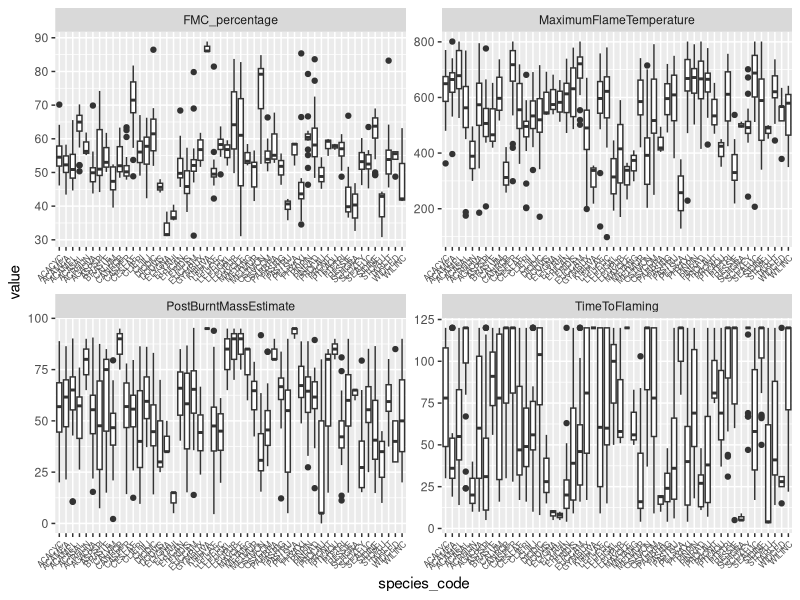
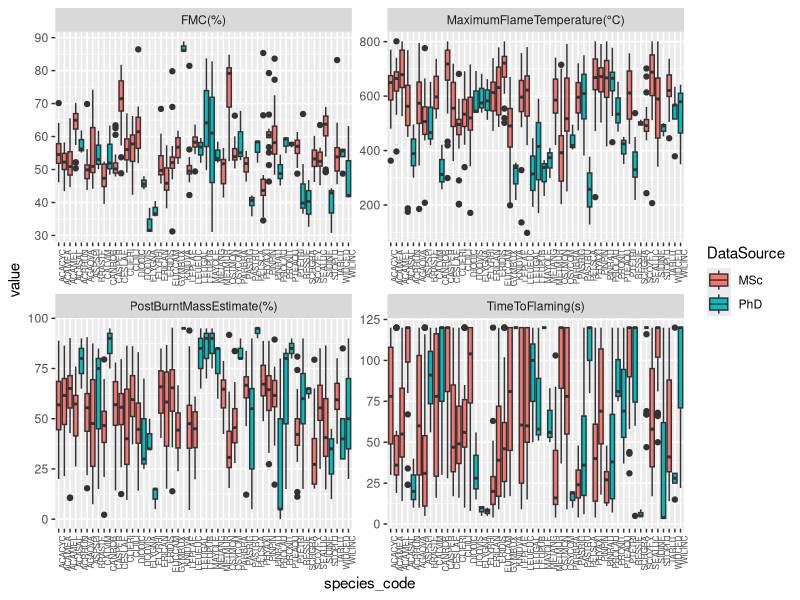
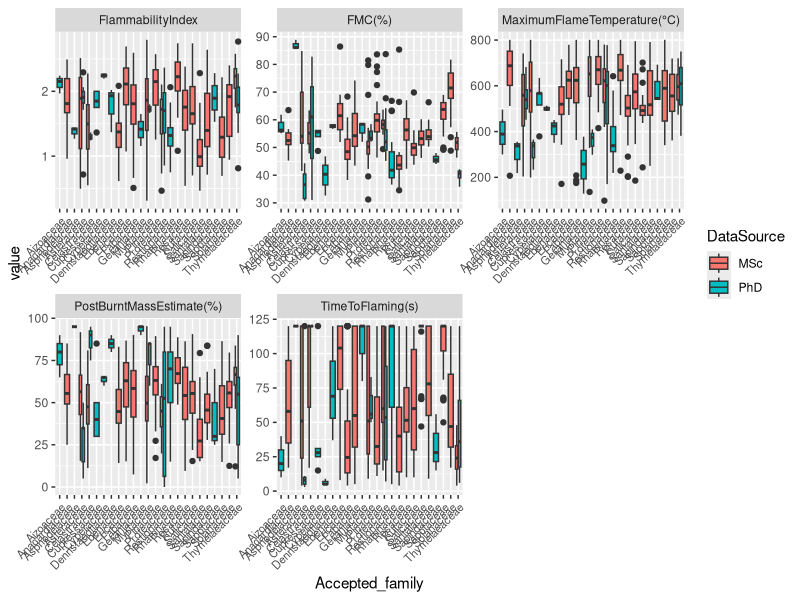
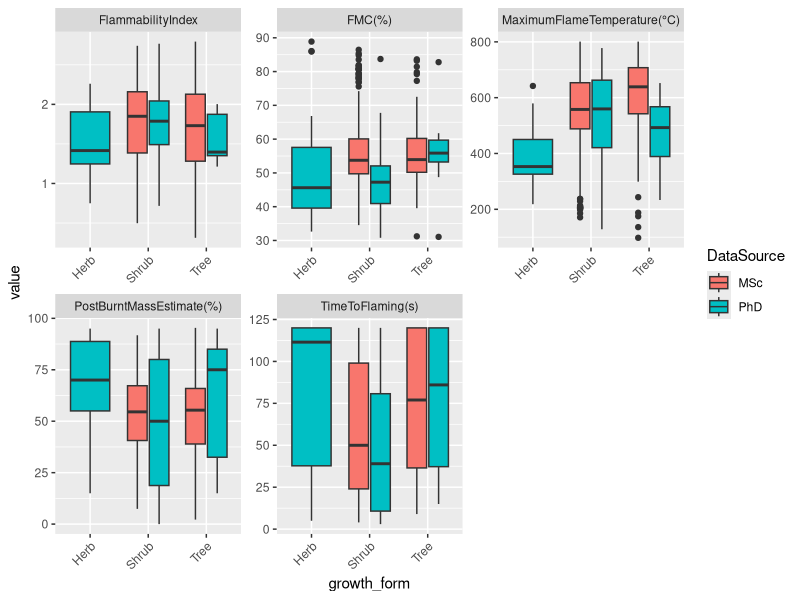
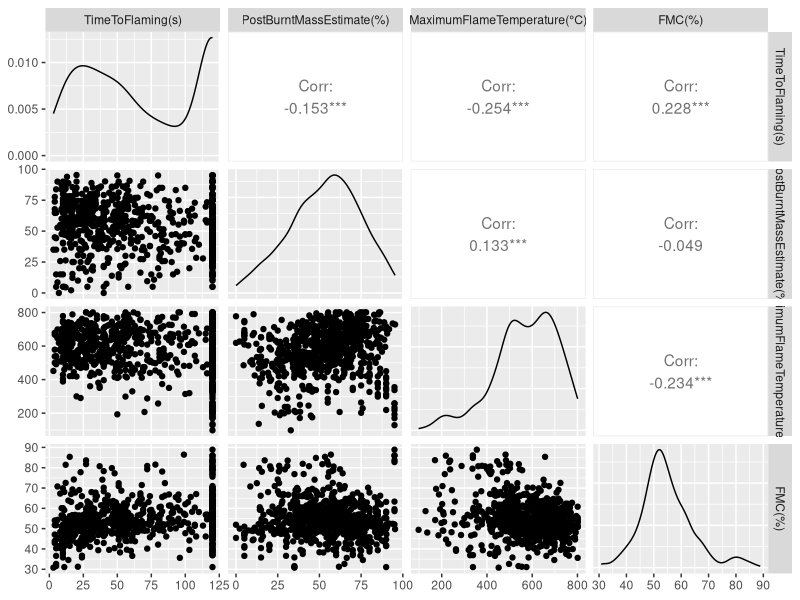
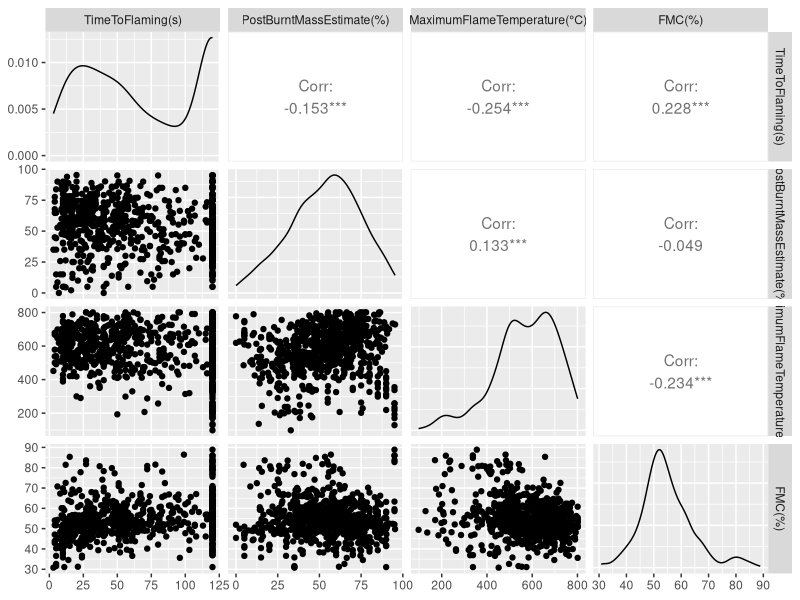
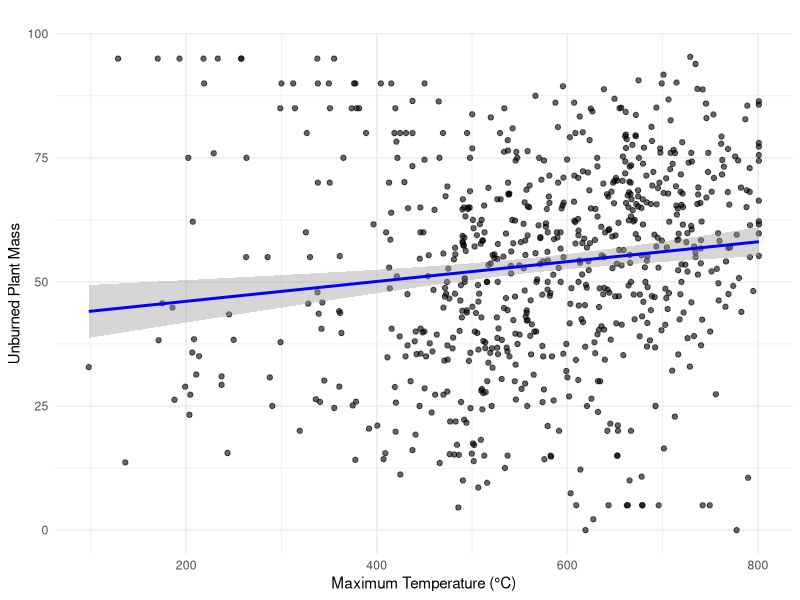

Generate these figures, in order, with R:
##
###
#packages
library(tidyverse)
library(readxl) 
library(GGally)
library(hms)

#reads data
#Loads the Excel file
#Cleans and reshapes the data
#Plots faceted box plots with rotated x-axis labels
#flammability attributes varies across species
read_xlsx("Data/01msc_cederberg_CombinedFlamm.xlsx", sheet = "Combined") %>%
  pivot_longer(cols = c("TimeToFlaming", "PostBurntMassEstimate", "MaximumFlameTemperature","FMC_percentage"),
               names_to = "variable", values_to = "value") %>%
  ggplot() +
  geom_boxplot(aes(y = value, x = species_code)) +
  theme(axis.text.x = element_text(angle = 45, hjust = 1, size = 6)) +
  facet_wrap(vars(variable), scales = "free")

#create an object of the data I want to use
CombinedOG <- read_xlsx("Data/01msc_cederberg_CombinedFlamm.xlsx", sheet = "Combined")

#See what sheets are in the Excel workbook
excel_sheets("Data/01msc_cederberg_CombinedFlamm.xlsx") #aaahh!

#to see class category of table contents
sapply(CombinedOG, class)            #melikeythisone

#make Date column to Date class and timeburnt to HM
CombinedOG <- CombinedOG %>%
  mutate(
    Date = as.Date(as.character(Date), format = "%Y%m%d"),
    `time burnt` = format(`time burnt`, "%H:%M")
  )

#create Datasource shows data from PhD or MSc
CombinedOG <- CombinedOG %>%
  mutate(
    year = substr(as.character(Date), 1, 4),
    DataSource = case_when(
      year == "2024" ~ "PhD",
      year %in% c("2018", "2019") ~ "MSc")
    )
  
#checking PhD/MSc entries
CombinedOG %>%
  count(DataSource)     #alrightee

#rename some headings
CombinedOG <- CombinedOG %>%
 rename(
    `FMC(%)` = FMC_percentage,
    `TimeToFlaming(s)` = TimeToFlaming,
    `PostBurntMassEstimate(%)` = PostBurntMassEstimate,
    `MaximumFlameTemperature(°C)` = MaximumFlameTemperature
    )

#see all columns in df 
colnames(CombinedOG)

#remove columns not needed
CombinedOG <- CombinedOG %>%
  select(-`PreFireMass_(g)`, -PBM, -MFT, -TTF, -year, -paperbagID)

summary(CombinedOG)

#CombinedOG in long format 
CombinedLong <- CombinedOG %>%
  pivot_longer(cols = c("TimeToFlaming(s)", "PostBurntMassEstimate(%)", "MaximumFlameTemperature(°C)", "FMC(%)", "FlammabilityIndex"),
               names_to = "variable", values_to = "value")

#boxplots on Long data
CombinedLong %>%
  filter(variable != "FlammabilityIndex") %>%
  group_by(variable) %>%
  ggplot(aes(y = value, x = species_code, fill = DataSource)) +
  geom_boxplot() +
  theme(axis.text.x = element_text(angle = 90, hjust = 1, size = 6)) +
  facet_wrap(vars(variable), scales = "free")       #MSc has more shrubs and trees
                                                    #PhD has more herbs and shrubs
                                                   

#see if MSc vs PhD independent datas if comparable
CombinedLong %>%
  group_by(variable) %>%
  summarise(
    p_value = wilcox.test(value ~ DataSource)$p.value
  )

#Flamm Attriutes by family
CombinedLong %>%
  ggplot() +
  geom_boxplot(aes(y = value, x = Accepted_family, fill = DataSource)) +
  theme(axis.text.x = element_text(angle = 45, hjust = 1, size = 8)) +
  facet_wrap(vars(variable), scales = "free")

#Flamm Attriutes by growth form
CombinedLong %>%
  ggplot() +
  geom_boxplot(aes(y = value, x = growth_form, fill = DataSource)) +
  theme(axis.text.x = element_text(angle = 45, hjust = 1)) +
  facet_wrap(vars(variable), scales = "free")

# structure overview of the entire dataframe
str(CombinedLong)

#cederberg means
CombinedOG %>%          #cant use long data here because column is just value
group_by(Site) %>%
  summarize(`FMC(%)` = mean(`FMC(%)`),
            `MaximumFlameTemperature(°C)` = mean(`MaximumFlameTemperature(°C)`),
            `TimeToFlaming(s)` = mean(`TimeToFlaming(s)`), 
            `PostBurntMassEstimate(%)` = mean(`PostBurntMassEstimate(%)`)
  )

#filtered cederberg, and selected a set of variables
#and arranged Temp in desc.order
CombinedOG%>% 
  filter(Site == "Cederberg") %>%
  select(`Date`, `MaximumFlameTemperature(°C)`,`FMC(%)`) %>%
  arrange(desc(`MaximumFlameTemperature(°C)`))

# plot everything against everything
CombinedOG %>%
  select(`Site`, `TimeToFlaming(s)`, `PostBurntMassEstimate(%)`, `MaximumFlameTemperature(°C)`, `FMC(%)`) %>%
    GGally::ggpairs(columns = 2:ncol(.))


# Select only the numeric flammability columns for pairwise plots
CombinedOG %>%
  select(
    `TimeToFlaming(s)`,
    `PostBurntMassEstimate(%)`,
    `MaximumFlameTemperature(°C)`,
    `FMC(%)`
  ) %>%
  ggpairs()         
                                
       
#maximum temperature vs postburntmass
ggplot(CombinedOG, aes(x = `MaximumFlameTemperature(°C)`, y = `PostBurntMassEstimate(%)`)) +
  geom_point(alpha = 0.6) +
  geom_smooth(method = "lm", se = TRUE, color = "blue") +
  labs(title = "",
       x = "Maximum Temperature (°C)",
       y = "Unburned Plant Mass") +
  theme_minimal()                             #mmh...



